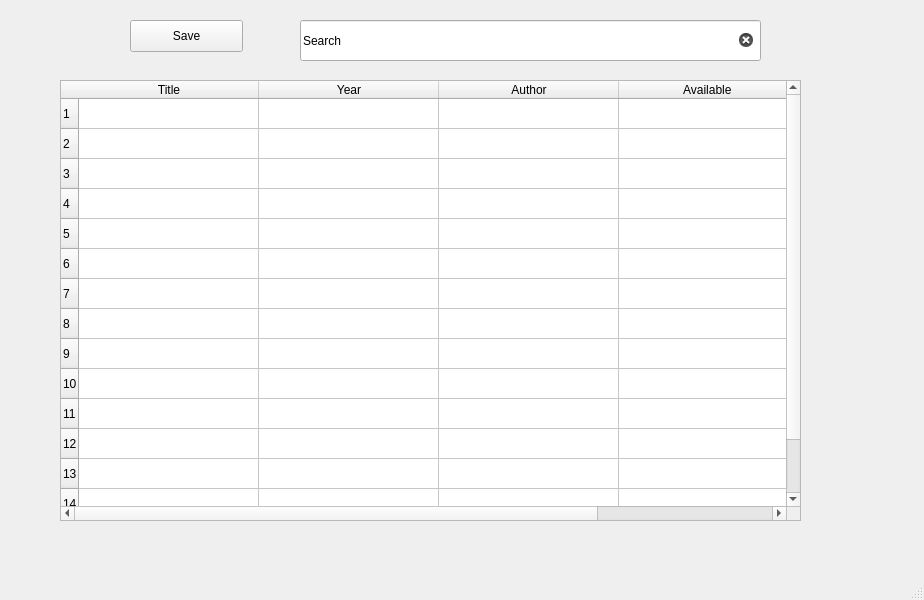
<?xml version="1.0" encoding="UTF-8"?>
<ui version="4.0">
 <class>MainWindow</class>
 <widget class="QMainWindow" name="MainWindow">
  <property name="geometry">
   <rect>
    <x>0</x>
    <y>0</y>
    <width>924</width>
    <height>600</height>
   </rect>
  </property>
  <property name="windowTitle">
   <string>MainWindow</string>
  </property>
  <widget class="QWidget" name="centralwidget">
   <widget class="QTableWidget" name="Booklist">
    <property name="geometry">
     <rect>
      <x>60</x>
      <y>80</y>
      <width>741</width>
      <height>441</height>
     </rect>
    </property>
    <property name="minimumSize">
     <size>
      <width>721</width>
      <height>441</height>
     </size>
    </property>
    <property name="maximumSize">
     <size>
      <width>16777215</width>
      <height>441</height>
     </size>
    </property>
    <property name="verticalScrollBarPolicy">
     <enum>Qt::ScrollBarAsNeeded</enum>
    </property>
    <property name="sizeAdjustPolicy">
     <enum>QAbstractScrollArea::AdjustToContentsOnFirstShow</enum>
    </property>
    <property name="rowCount">
     <number>15</number>
    </property>
    <attribute name="horizontalHeaderVisible">
     <bool>true</bool>
    </attribute>
    <attribute name="horizontalHeaderCascadingSectionResizes">
     <bool>true</bool>
    </attribute>
    <attribute name="horizontalHeaderDefaultSectionSize">
     <number>180</number>
    </attribute>
    <attribute name="horizontalHeaderStretchLastSection">
     <bool>false</bool>
    </attribute>
    <attribute name="verticalHeaderCascadingSectionResizes">
     <bool>false</bool>
    </attribute>
    <attribute name="verticalHeaderDefaultSectionSize">
     <number>30</number>
    </attribute>
    <attribute name="verticalHeaderHighlightSections">
     <bool>false</bool>
    </attribute>
    <row/>
    <row/>
    <row/>
    <row/>
    <row/>
    <row/>
    <row/>
    <row/>
    <row/>
    <row/>
    <row/>
    <row/>
    <row/>
    <row/>
    <row/>
    <column>
     <property name="text">
      <string>Title</string>
     </property>
    </column>
    <column>
     <property name="text">
      <string>Year</string>
     </property>
    </column>
    <column>
     <property name="text">
      <string>Author</string>
     </property>
    </column>
    <column>
     <property name="text">
      <string>Available </string>
     </property>
    </column>
    <item row="0" column="0">
     <property name="text">
      <string/>
     </property>
    </item>
   </widget>
   <widget class="QLineEdit" name="SearchBar">
    <property name="geometry">
     <rect>
      <x>300</x>
      <y>20</y>
      <width>461</width>
      <height>41</height>
     </rect>
    </property>
    <property name="text">
     <string>Search</string>
    </property>
    <property name="cursorPosition">
     <number>6</number>
    </property>
    <property name="clearButtonEnabled">
     <bool>true</bool>
    </property>
   </widget>
   <widget class="QPushButton" name="Savebtn">
    <property name="geometry">
     <rect>
      <x>130</x>
      <y>20</y>
      <width>113</width>
      <height>32</height>
     </rect>
    </property>
    <property name="text">
     <string>Save</string>
    </property>
   </widget>
  </widget>
  <widget class="QMenuBar" name="menubar">
   <property name="geometry">
    <rect>
     <x>0</x>
     <y>0</y>
     <width>924</width>
     <height>37</height>
    </rect>
   </property>
  </widget>
  <widget class="QStatusBar" name="statusbar"/>
 </widget>
 <resources/>
 <connections/>
</ui>
